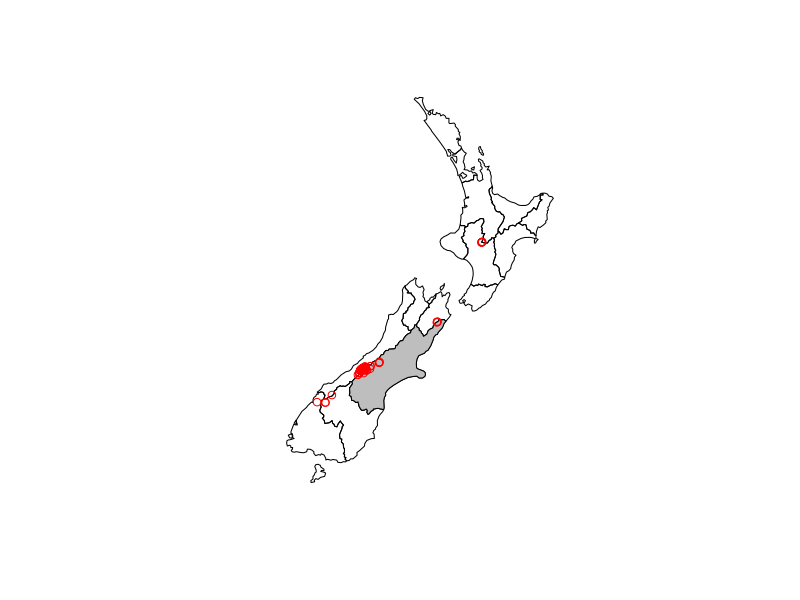
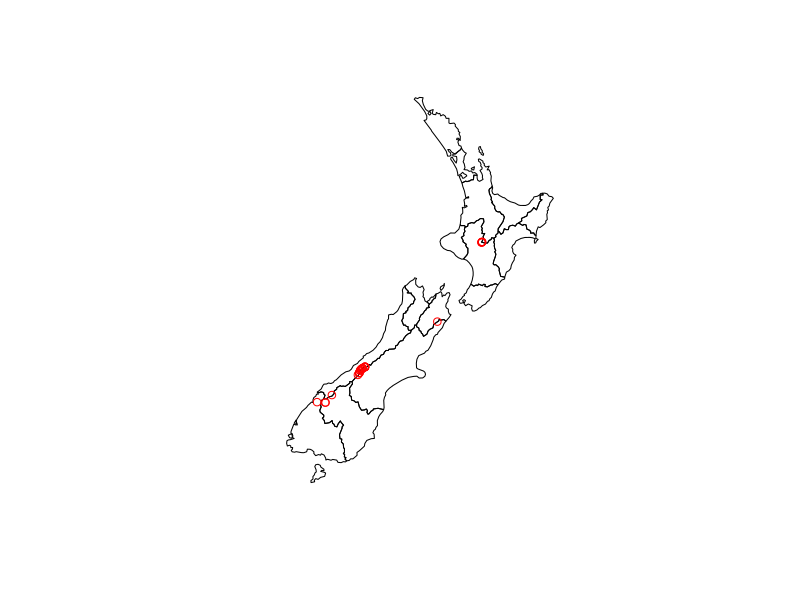
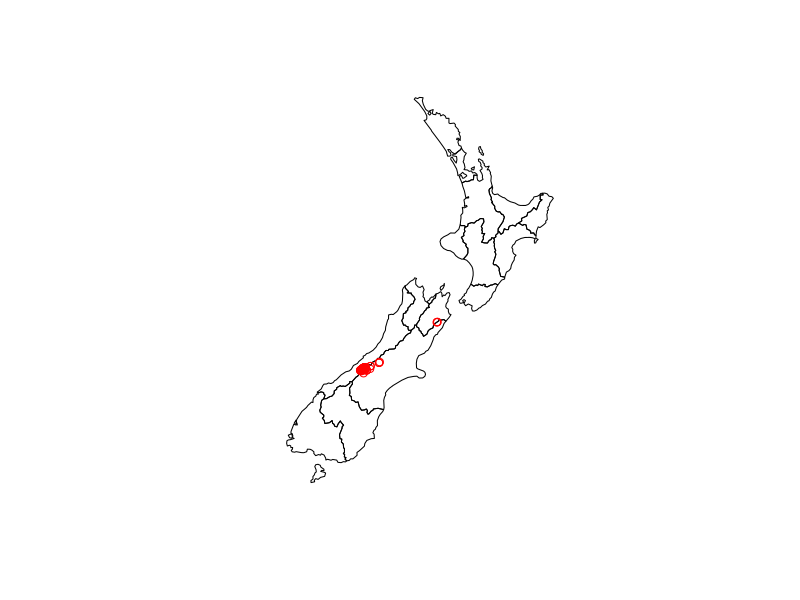
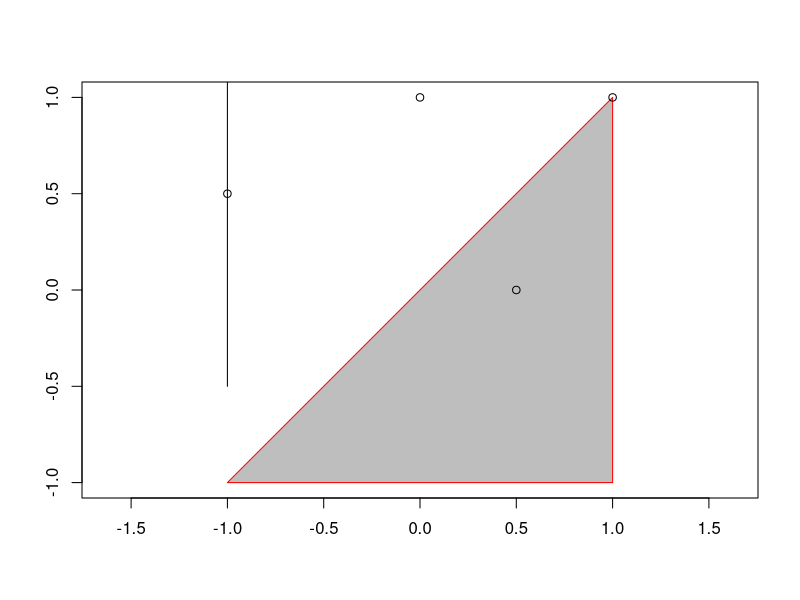
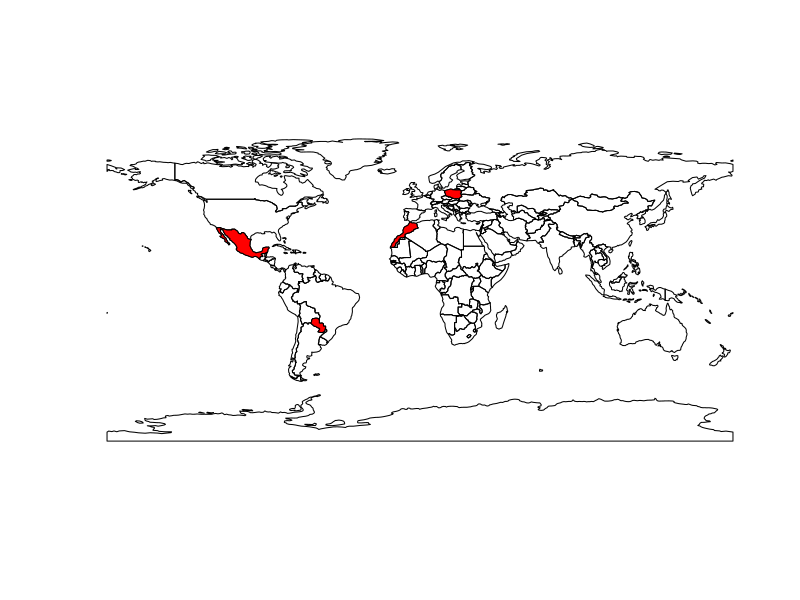
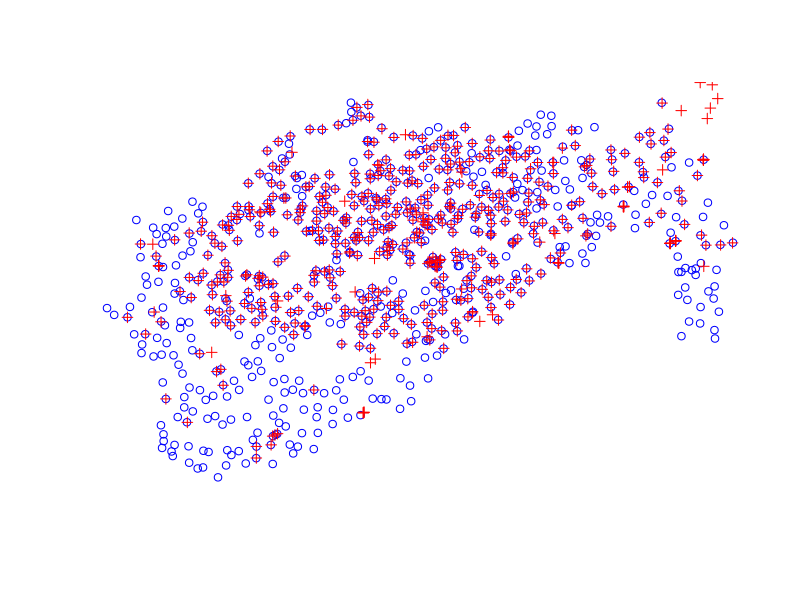

The R script that drew these images, in order:
## ---- chunk 1
knitr::opts_chunk$set(echo = TRUE,
                      message = FALSE,
                      warning = FALSE,
                      fig.path = "../figs/",
                      fig.align = "center",
                      fig.asp = 0.618,
                      out.width = "80%")
## ---- chunk 2
library(sf)
library(raster)
library(dplyr)
library(spData)
## ---- chunk 3


canterbury <- nz %>% filter(Name == "Canterbury")
canterbury_height <- nz_height[canterbury, ]

plot(nz[0], reset = FALSE)
plot(canterbury[0], add = TRUE, col = "grey")
plot(nz_height[0], add = TRUE, col = "red")

## ---- chunk 4


## All heights that are in cantebury are excluded
plot(nz[0], reset = FALSE)
non_cnt_hgt <- nz_height[canterbury, , op = st_disjoint]
plot(non_cnt_hgt, add = TRUE, col = "red")


## All heights that are only in canterbury are keeped
overlap <- nz_height[canterbury, , op = st_intersects]
plot(nz[0], reset = FALSE)
plot(overlap, add = TRUE, col = "red")

## ---- chunk 5
sel_sgbp <- st_intersects(x = nz_height, y = canterbury)
# With this you can use see which values matched
sel_sgbp
## ---- chunk 6

# Lines

line_matrix <- matrix(c(rep(-1, 21), seq(-.5, 1.5, .1)), ncol = 2)

line_str <- st_linestring(
  line_matrix
)


# Points
multi_p <- rbind(c(0.5, 0), c(-1, 0.5), c(0, 1), c(1, 1))

point_str <- st_multipoint(multi_p)

# Multipolygons
multi_polygons <-
  list(
    rbind(c(-1, -1), c(1, -1), c(1, 1), c(-1, -1))
  )

polygon_str <- st_polygon(multi_polygons)


plot(polygon_str, col = "grey", border = "red", reset = FALSE, axes = TRUE)
plot(point_str, add = TRUE)
plot(line_str, add = TRUE)

## ---- chunk 7

st_intersects(point_str, point_str)

set.seed(2018)
bb_world <- st_bbox(world)
random_df = tibble(
  x = runif(n = 10, min = bb_world[1], max = bb_world[3]),
  y = runif(n = 10, min = bb_world[2], max = bb_world[4])
)

random_points = random_df %>% 
  st_as_sf(coords = c("x", "y")) %>% # set coordinates
  st_set_crs(4326) # set geographic CRS


plot(world[0], reset = FALSE)
plot(world[random_points, ], add = TRUE, col = "red")


plot(st_geometry(cycle_hire), col = "blue")
plot(st_geometry(cycle_hire_osm), add = TRUE, pch = 3, col = "red")
